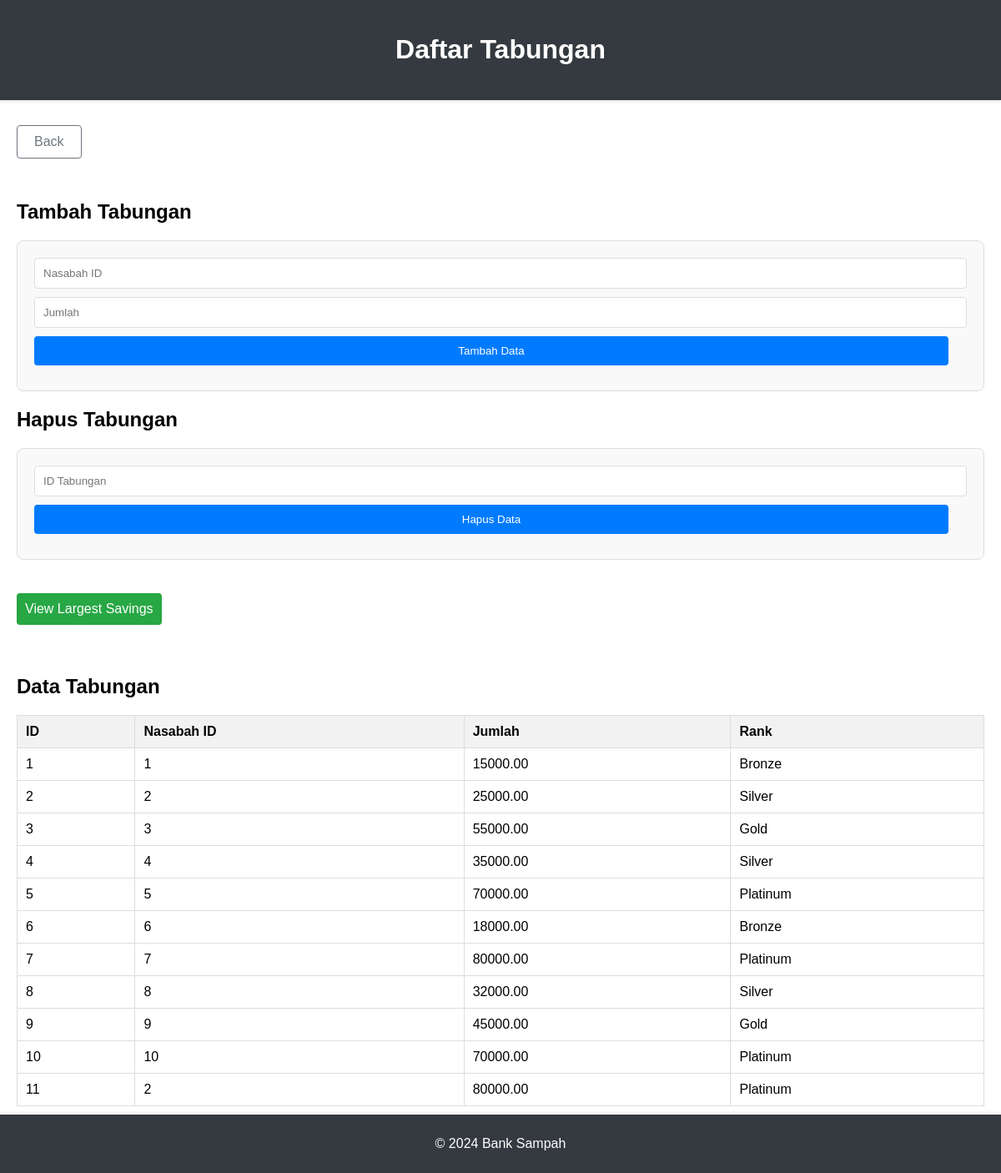
Page /admin/tabungan/tabungan.php on the committed database.
### tables this page shows
CREATE TABLE `tabungan` (
  `id` int(11) NOT NULL,
  `nasabah_id` int(11) DEFAULT NULL,
  `jumlah` decimal(10,2) NOT NULL,
  `rank` enum('Bronze','Silver','Gold','Platinum') NOT NULL
);

### admin/tabungan/tabungan.php (the view, shortened to what this page needs)
<?php
$servername = "localhost";
$username = "root";
$password = "";
$dbname = "bank_sampah";
$conn = new mysqli($servername, $username, $password, $dbname);
$sql = "CALL show_tabungan()";
$result = $conn->query($sql);
?>
<!DOCTYPE html>
<html lang="en">
<head>
</head>
<body>
    <header>
        <h1>Daftar Tabungan</h1>
    </header>
    <main>
        <a href="http://localhost/Sampah/admin/admin.php" class="back-button">Back</a>
        <section>
            <h2>Tambah Tabungan</h2>
            <form action="add.php" method="POST">
                <input type="text" name="nasabah_id" placeholder="Nasabah ID" required>
                <input type="number" name="jumlah" placeholder="Jumlah" required>
                <button type="submit">Tambah Data</button>
            </form>
            <h2>Hapus Tabungan</h2>
            <form action="delete.php" method="POST">
                <input type="number" name="id" placeholder="ID Tabungan" required>
                <button type="submit">Hapus Data</button>
            </form>
            <button class="view-button" onclick="window.location.href='view_largest_savings.php';">View Largest Savings</button>
        </section>
        <section>
            <h2>Data Tabungan</h2>
            <table>
                <tr>
                    <th>ID</th>
                    <th>Nasabah ID</th>
                    <th>Jumlah</th>
                    <th>Rank</th>
                </tr>
                <?php
                if ($result->num_rows > 0) {
                    while($row = $result->fetch_assoc()) {
                        echo "<tr>";
                        echo "<td>" . htmlspecialchars($row["id"]) . "</td>";
                        echo "<td>" . htmlspecialchars($row["nasabah_id"]) . "</td>";
                        echo "<td>" . htmlspecialchars($row["jumlah"]) . "</td>";
                        echo "<td>" . htmlspecialchars($row["rank"]) . "</td>";
                        echo "</tr>";
                    }
                } else {
                    echo "<tr><td colspan='4'>Tidak ada data</td></tr>";
                }
                ?>
            </table>
        </section>
    </main>
    <footer>
        <p>&copy; 2024 Bank Sampah</p>
    </footer>
</body>
</html>

### admin/tabungan/tabungan.php (style rules this page uses)
body { font-family: Arial, sans-serif; margin: 0; padding: 0; display: flex; flex-direction: column; min-height: 100vh; }
header { width: 100%; background-color: #343a3f; color: white; padding: 20px 0; text-align: center; box-shadow: 0 2px 4px rgba(0, 0, 0, 0.1); }
main { flex: 1; width: 100%; max-width: 1200px; margin: 0 auto; padding: 20px; box-sizing: border-box; padding-bottom: 60px; }
section { margin: 20px 0; width: 100%; overflow-x: auto; }
table { width: 100%; border-collapse: collapse; margin: auto; }
th, td { padding: 10px; text-align: left; border: 1px solid #ddd; }
th { background-color: #f2f2f2; }
footer { width: 100%; background-color: #343a3f; color: white; text-align: center; padding: 10px 0; position: fixed; bottom: 0; left: 0; box-shadow: 0 -2px 4px rgba(0, 0, 0, 0.1); }
form { margin: 20px 0; padding: 20px; border: 1px solid #ddd; border-radius: 8px; background-color: #f9f9f9; }
form input, form button { margin-bottom: 10px; padding: 10px; border: 1px solid #ddd; border-radius: 4px; width: calc(100% - 22px); }
form button { background-color: #007bff; color: white; border: none; cursor: pointer; }
.view-button { margin: 20px 0; padding: 10px; background-color: #28a745; color: white; border: none; border-radius: 4px; cursor: pointer; font-size: 16px; }
.back-button { display: inline-block; padding: 10px 20px; background-color: white; color: #6c757d; text-align: center; text-decoration: none; border-radius: 4px; font-size: 16px; margin: 10px 0; border: 1px solid #6c757d; }

### rows in the picture
tabungan: id "1", nasabah "1", jumlah "15000.00", rank "Bronze"
tabungan: id "2", nasabah "2", jumlah "25000.00", rank "Silver"
tabungan: id "3", nasabah "3", jumlah "55000.00", rank "Gold"
tabungan: id "4", nasabah "4", jumlah "35000.00", rank "Silver"
tabungan: id "5", nasabah "5", jumlah "70000.00", rank "Platinum"
tabungan: id "6", nasabah "6", jumlah "18000.00", rank "Bronze"
tabungan: id "7", nasabah "7", jumlah "80000.00", rank "Platinum"
tabungan: id "8", nasabah "8", jumlah "32000.00", rank "Silver"
tabungan: id "9", nasabah "9", jumlah "45000.00", rank "Gold"
tabungan: id "10", nasabah "10", jumlah "70000.00", rank "Platinum"
tabungan: id "11", nasabah "2", jumlah "80000.00", rank "Platinum"
